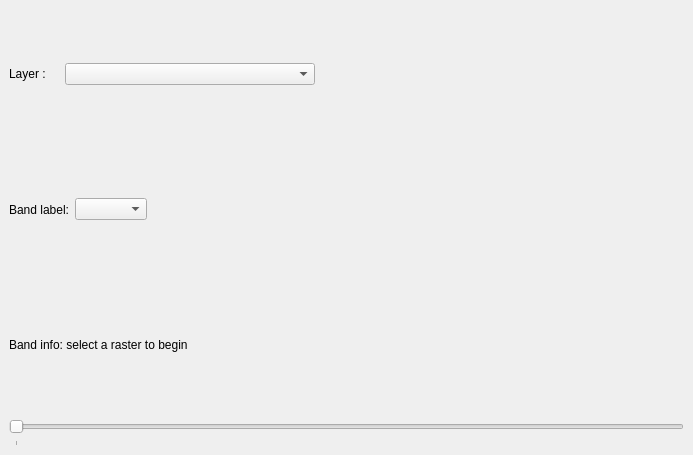
<?xml version="1.0" encoding="UTF-8"?>
<ui version="4.0">
 <class>PygdalsarViewerCube</class>
 <widget class="QDockWidget" name="PygdalsarViewerCube">
  <property name="geometry">
   <rect>
    <x>0</x>
    <y>0</y>
    <width>693</width>
    <height>455</height>
   </rect>
  </property>
  <property name="windowTitle">
   <string>PyGdalSAR Viewer - Cube Time Series</string>
  </property>
  <widget class="QWidget" name="rootLayout">
   <layout class="QGridLayout" name="gridLayout">
    <property name="sizeConstraint">
     <enum>QLayout::SetMinimumSize</enum>
    </property>
    <item row="1" column="0">
     <layout class="QVBoxLayout" name="mainLayout">
      <property name="sizeConstraint">
       <enum>QLayout::SetDefaultConstraint</enum>
      </property>
      <item>
       <layout class="QHBoxLayout" name="layerLayout_2">
        <property name="sizeConstraint">
         <enum>QLayout::SetDefaultConstraint</enum>
        </property>
        <item>
         <widget class="QLabel" name="layerLabel">
          <property name="minimumSize">
           <size>
            <width>50</width>
            <height>0</height>
           </size>
          </property>
          <property name="maximumSize">
           <size>
            <width>50</width>
            <height>16777215</height>
           </size>
          </property>
          <property name="text">
           <string>Layer :</string>
          </property>
         </widget>
        </item>
        <item>
         <widget class="QgsMapLayerComboBox" name="layerCombo">
          <property name="sizePolicy">
           <sizepolicy hsizetype="Maximum" vsizetype="Fixed">
            <horstretch>0</horstretch>
            <verstretch>0</verstretch>
           </sizepolicy>
          </property>
          <property name="minimumSize">
           <size>
            <width>250</width>
            <height>0</height>
           </size>
          </property>
          <property name="maximumSize">
           <size>
            <width>500</width>
            <height>16777215</height>
           </size>
          </property>
          <property name="toolTip">
           <string>Select the raster layer</string>
          </property>
         </widget>
        </item>
        <item>
         <layout class="QVBoxLayout" name="verticalLayout"/>
        </item>
        <item>
         <spacer name="horizontalSpacer">
          <property name="orientation">
           <enum>Qt::Horizontal</enum>
          </property>
          <property name="sizeType">
           <enum>QSizePolicy::MinimumExpanding</enum>
          </property>
          <property name="sizeHint" stdset="0">
           <size>
            <width>40</width>
            <height>20</height>
           </size>
          </property>
         </spacer>
        </item>
       </layout>
      </item>
      <item>
       <layout class="QHBoxLayout" name="horizontalLayout_3">
        <item>
         <layout class="QHBoxLayout" name="horizontalLayout_4">
          <item>
           <widget class="QLabel" name="label">
            <property name="text">
             <string>Band label:</string>
            </property>
           </widget>
          </item>
          <item>
           <widget class="QComboBox" name="band_label_mode">
            <property name="toolTip">
             <string>Select how to name the bands</string>
            </property>
           </widget>
          </item>
          <item>
           <widget class="QgsFileWidget" name="filewidget_date">
            <property name="enabled">
             <bool>false</bool>
            </property>
           </widget>
          </item>
          <item>
           <spacer name="horizontalSpacer_3">
            <property name="orientation">
             <enum>Qt::Horizontal</enum>
            </property>
            <property name="sizeHint" stdset="0">
             <size>
              <width>40</width>
              <height>20</height>
             </size>
            </property>
           </spacer>
          </item>
         </layout>
        </item>
       </layout>
      </item>
      <item>
       <layout class="QHBoxLayout" name="horizontalLayout">
        <item>
         <layout class="QHBoxLayout" name="horizontalLayout_2">
          <item>
           <widget class="QLabel" name="band_info">
            <property name="font">
             <font>
              <weight>50</weight>
              <bold>false</bold>
             </font>
            </property>
            <property name="text">
             <string>Band info: select a raster to begin</string>
            </property>
           </widget>
          </item>
          <item>
           <spacer name="horizontalSpacer_2">
            <property name="orientation">
             <enum>Qt::Horizontal</enum>
            </property>
            <property name="sizeHint" stdset="0">
             <size>
              <width>40</width>
              <height>20</height>
             </size>
            </property>
           </spacer>
          </item>
         </layout>
        </item>
       </layout>
      </item>
      <item>
       <widget class="QSlider" name="bandSlider">
        <property name="minimumSize">
         <size>
          <width>0</width>
          <height>30</height>
         </size>
        </property>
        <property name="minimum">
         <number>1</number>
        </property>
        <property name="maximum">
         <number>1</number>
        </property>
        <property name="pageStep">
         <number>1</number>
        </property>
        <property name="tracking">
         <bool>true</bool>
        </property>
        <property name="orientation">
         <enum>Qt::Horizontal</enum>
        </property>
        <property name="tickPosition">
         <enum>QSlider::TicksBelow</enum>
        </property>
        <property name="tickInterval">
         <number>1</number>
        </property>
       </widget>
      </item>
     </layout>
    </item>
   </layout>
  </widget>
 </widget>
 <customwidgets>
  <customwidget>
   <class>QgsFileWidget</class>
   <extends>QWidget</extends>
   <header>qgsfilewidget.h</header>
  </customwidget>
  <customwidget>
   <class>QgsMapLayerComboBox</class>
   <extends>QComboBox</extends>
   <header>qgsmaplayercombobox.h</header>
  </customwidget>
 </customwidgets>
 <resources/>
 <connections/>
</ui>
